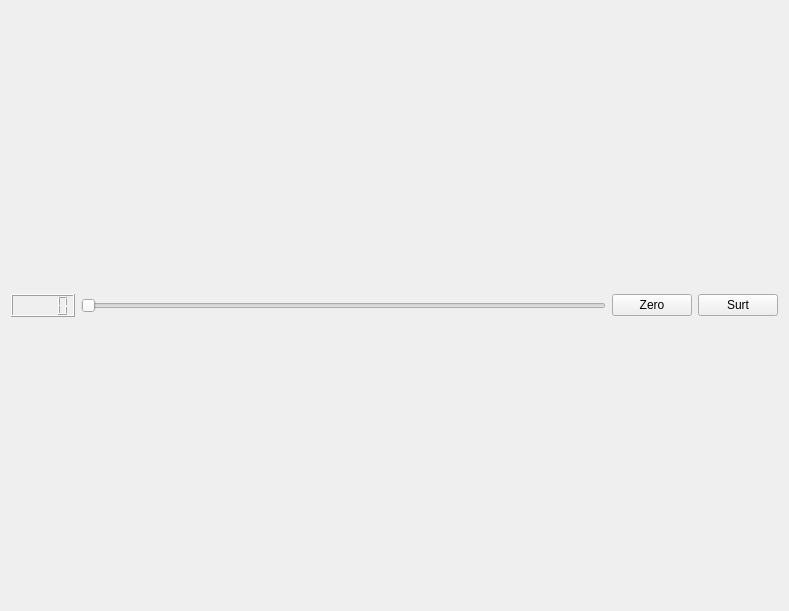
<?xml version="1.0" encoding="UTF-8"?>
<ui version="4.0">
 <class>MyForm</class>
 <widget class="QWidget" name="MyForm">
  <property name="geometry">
   <rect>
    <x>0</x>
    <y>0</y>
    <width>789</width>
    <height>611</height>
   </rect>
  </property>
  <property name="windowTitle">
   <string>Form</string>
  </property>
  <layout class="QVBoxLayout" name="verticalLayout_4">
   <item>
    <layout class="QHBoxLayout" name="horizontalLayout_2">
     <item>
      <widget class="MyLCDNumber" name="lcdNumber">
       <property name="styleSheet">
        <string notr="true">color: green;</string>
       </property>
      </widget>
     </item>
     <item>
      <widget class="QSlider" name="horizontalSlider">
       <property name="minimumSize">
        <size>
         <width>525</width>
         <height>0</height>
        </size>
       </property>
       <property name="orientation">
        <enum>Qt::Horizontal</enum>
       </property>
      </widget>
     </item>
     <item>
      <widget class="QPushButton" name="pushButton">
       <property name="text">
        <string>Zero</string>
       </property>
      </widget>
     </item>
     <item>
      <widget class="QPushButton" name="pushButton_2">
       <property name="text">
        <string>Surt</string>
       </property>
      </widget>
     </item>
    </layout>
   </item>
  </layout>
 </widget>
 <customwidgets>
  <customwidget>
   <class>MyLCDNumber</class>
   <extends>QLCDNumber</extends>
   <header>MyLCDNumber.h</header>
   <slots>
    <slot>PosarAZero()</slot>
    <slot>ChangeColor(int)</slot>
   </slots>
  </customwidget>
 </customwidgets>
 <resources/>
 <connections>
  <connection>
   <sender>pushButton_2</sender>
   <signal>clicked()</signal>
   <receiver>MyForm</receiver>
   <slot>close()</slot>
   <hints>
    <hint type="sourcelabel">
     <x>717</x>
     <y>306</y>
    </hint>
    <hint type="destinationlabel">
     <x>783</x>
     <y>237</y>
    </hint>
   </hints>
  </connection>
  <connection>
   <sender>pushButton</sender>
   <signal>clicked()</signal>
   <receiver>lcdNumber</receiver>
   <slot>PosarAZero()</slot>
   <hints>
    <hint type="sourcelabel">
     <x>632</x>
     <y>310</y>
    </hint>
    <hint type="destinationlabel">
     <x>64</x>
     <y>511</y>
    </hint>
   </hints>
  </connection>
  <connection>
   <sender>horizontalSlider</sender>
   <signal>valueChanged(int)</signal>
   <receiver>lcdNumber</receiver>
   <slot>ChangeColor(int)</slot>
   <hints>
    <hint type="sourcelabel">
     <x>316</x>
     <y>308</y>
    </hint>
    <hint type="destinationlabel">
     <x>57</x>
     <y>178</y>
    </hint>
   </hints>
  </connection>
 </connections>
</ui>
